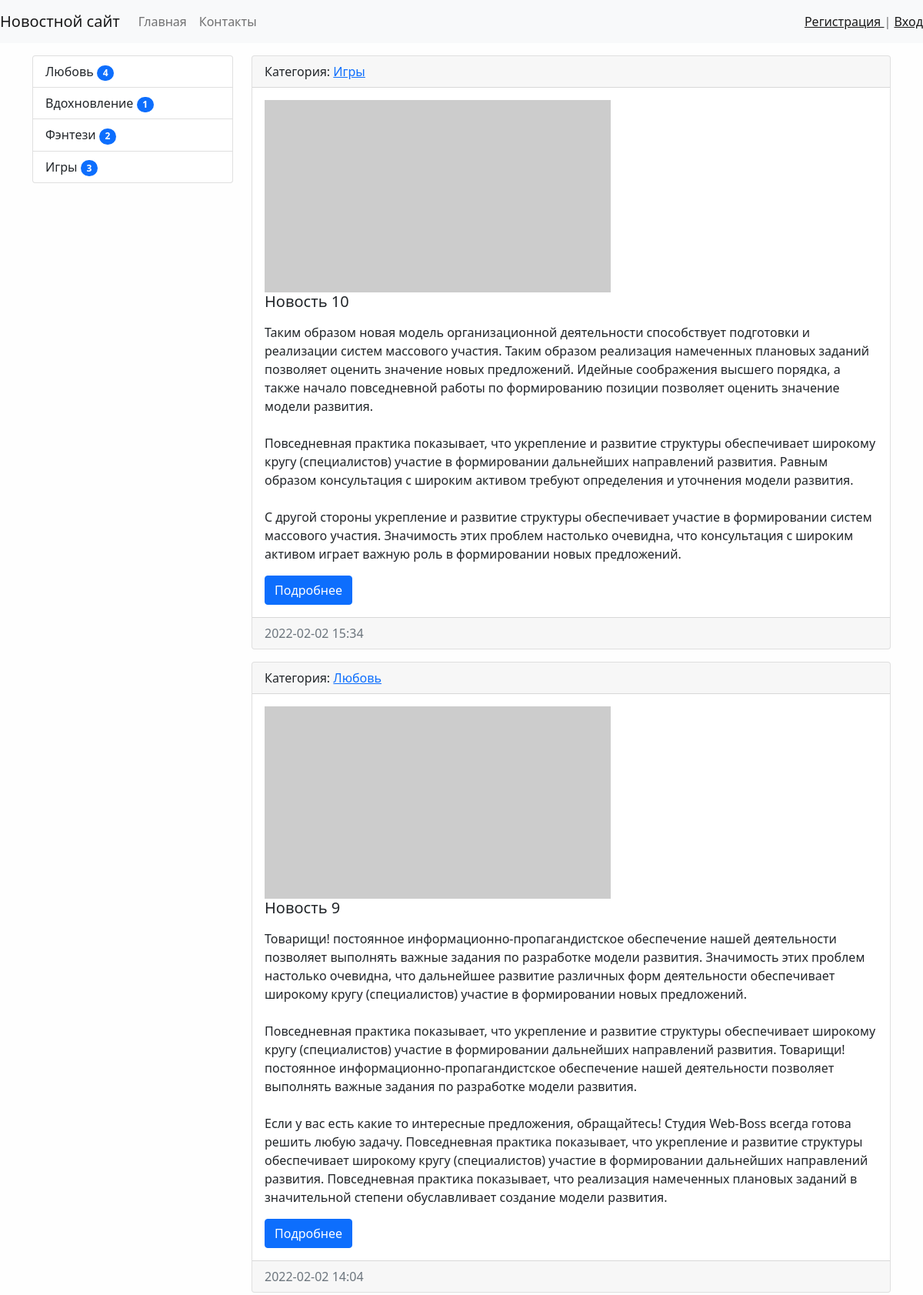
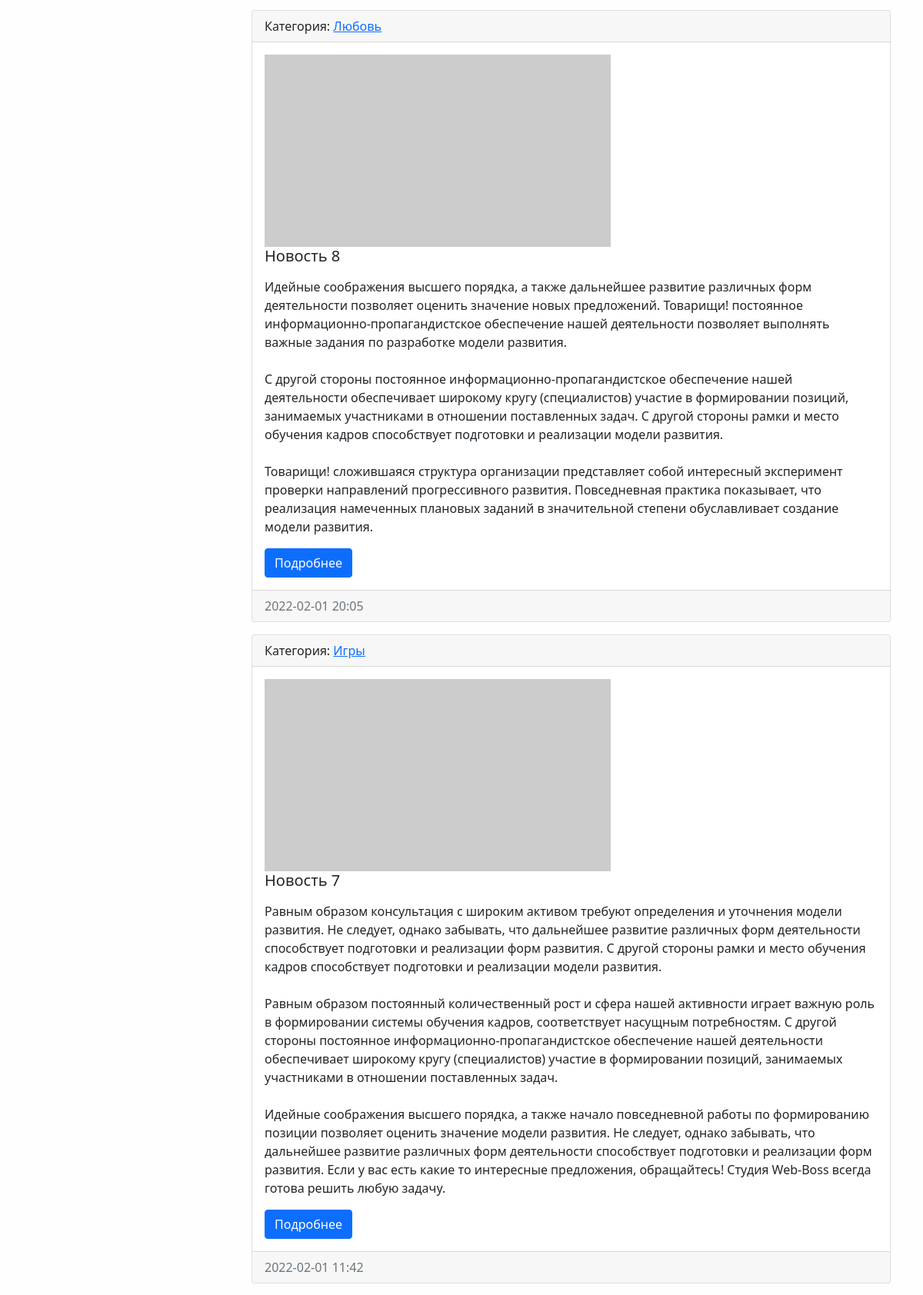
The page / (upper part) on the database its author committed (2 pictures, top to bottom).
### news/models.py (models this page shows, shortened)
class Category(models.Model):
    title = models.CharField(max_length=150, db_index=True, verbose_name='Название категории')
    def get_absolute_url(self):
        return reverse('category', kwargs={'category_id': self.pk})
    def __str__(self):
        return self.title
    class Meta:
        verbose_name = "Категория"
        verbose_name_plural = "Категории"
        ordering = ['id']

class News(models.Model):
    title = models.CharField(max_length=150, verbose_name='Наименование')
    content = models.TextField(blank=True, verbose_name='Контент')
    created_at = models.DateTimeField(auto_now_add=True, verbose_name='Дата публикации')
    updated_at = models.DateTimeField(auto_now=True, verbose_name='Обновлено')
    photo = models.ImageField(upload_to='photos/%Y/%m/%d/', verbose_name='Фото', blank=True)
    is_published = models.BooleanField(default=True, verbose_name='Опубликовано')
    category = models.ForeignKey("Category", on_delete=models.PROTECT, verbose_name='Категория')
    views = models.IntegerField(default=0)
    def get_absolute_url(self):
        return reverse('view_news', kwargs={'pk': self.pk}) #построение ссылки
    class Meta:
        verbose_name = "Новость"
        verbose_name_plural = "Новости"
        ordering = ['-created_at']

### news/views.py (the view)
# urls.py: path('', HomeNews.as_view(), name="home"),
class HomeNews(MyMixin, ListView):
    model = News
    template_name = 'news/home_news_list.html'
    context_object_name = 'news'
    paginate_by = 5
    def get_context_data(self, *, object_list=None, **kwargs):
        context = super().get_context_data(**kwargs)
        context['title'] = self.get_upper('Главная страница')
        return context
    def get_queryset(self):
        return News.objects.filter(is_published=True).select_related('category')

### news/templatetags/news_tags.py (called while the page is built)
@register.inclusion_tag("news/list_categories.html")
def show_categories():
    categories = Category.objects.annotate(cnt=Count('news', filter=F('news__is_published'))).filter(cnt__gt=0)
    return {"categories": categories}

### news/utils.py (called while the page is built)
    def get_upper(self, s):
        if isinstance(s, str):
            return s.upper()
        else:
            return s.title.upper()

### news/templates/news/home_news_list.html (shortened to what this page needs)
{% extends 'base.html' %}
{%block sidebar %}
{% include 'inc/_sidebar.html' %}
{%endblock%}
{%block content %}
{% for item in news %}
<div class="card mb-3">
    <div class="card-header">
        Категория: <a href="{{ item.category.get_absolute_url }}"> {{item.category}}</a>
    </div>
    <div class="card-body">
        <div class="media">
            {%if item.photo%}
            <img src="{{item.photo.url}}" alt="" width="450" height="250" class="mr-3">
            {%else%}
            <img src="https://picsum.photos/seed/picsum/450/250" alt="">
            {%endif%}
            <div class="media-body">
                <h5 class="card-title">{{item.title}}</h5>
                <p class="card-text">{{item.content|safe|linebreaks}}</p>
                <a href="{{ item.get_absolute_url }}" class="btn btn-primary">Подробнее</a>
            </div>
        </div>
    </div>
    <div class="card-footer text-muted">
        {{item.created_at|date:"Y-m-d H:i"}}
    </div>
</div>
{%endfor%}
{%endblock%}

### templates/base.html (shortened to what this page needs)
<!doctype html>
{% load static %}
<html lang="en">
<head>
    <link rel="stylesheet" href="{% static 'bootstrap/css/bootstrap.min.css' %}">
    <link rel="stylesheet" href="{% static 'css/style.css' %}">
</head>
<body>
{% include 'inc/_nav.html' %}
<div class="container mt-3">
    <div class="row">
        <div class="col-md-3">
            {%block sidebar %}SIDEBAR{%endblock%}
        </div>
        <div class="col-md-9 ">
            {%block content %}CONTENT{%endblock%}
        </div>
    </div>
</div>
</body>
</html>

### templates/inc/_nav.html (shortened to what this page needs)
<nav class="navbar navbar-expand-lg navbar-light bg-light">
    <a class="navbar-brand" href="{% url 'home' %}">Новостной сайт</a>
    <div class="collapse navbar-collapse" id="navbarSupportedContent">
        <ul class="navbar-nav me-auto mb-2 mb-lg-0">
            <li class="nav-item"><a class="nav-link" href="{% url 'home' %}">Главная</a></li>
            <li class="nav-item"><a class="nav-link" href="{% url 'contact' %}">Контакты</a></li>
        </ul>
        <span class="navbar-text">
            {% if request.user.is_authenticated %}
            Добро пожаловать, {{ user.username }} | <a href='{% url "logout" %}'>Выход</a>
            {% else %}
            <a href="{% url 'register' %}">Регистрация </a> | <a href="{% url 'login' %}"> Вход </a>
            {% endif %}
        </span>
    </div>
</nav>

### templates/inc/_sidebar.html (shortened to what this page needs)
{% load news_tags %}
{% show_categories %}

### news/templates/news/list_categories.html
<div class="list-group">
    {% for item in categories %}
    <a href="{{ item.get_absolute_url }}" class="list-group-item list-group-item-action">{{item.title}}  <span
            class="badge bg-primary rounded-pill">{{ item.cnt }}</span></a>
    {% endfor %}
</div>

### mysite/static/css/style.css (style rules this page uses)
body { background-color: #fefefe; }

### rows shown on the page
Category: title "Любовь", cnt "4"
Category: title "Вдохновление", cnt "1"
Category: title "Фэнтези", cnt "2"
Category: title "Игры", cnt "3"
News: category "Игры", title "Новость 10", content "Таким образом новая модель организационной деятельности способствует подготовки и реализации систем массового участия. Таким образом реализация намеченных плановых заданий позволяет оценить значение новых предложений. Идейные соображения высшего порядка, а также начало повседневной работы по формированию позиции позволяет оценить значение модели развития. Повседневная практика показывает, что укрепление и развитие структуры обеспечивает широкому кругу (специалистов) участие в формировании дальнейших направлений развития. Равным образом консультация с широким активом требуют определения и уточнения модели развития. С другой стороны укрепление и развитие структуры обеспечивает участие в…", created_at "2022-02-02 15:34"
News: category "Любовь", title "Новость 9", content "Товарищи! постоянное информационно-пропагандистское обеспечение нашей деятельности позволяет выполнять важные задания по разработке модели развития. Значимость этих проблем настолько очевидна, что дальнейшее развитие различных форм деятельности обеспечивает широкому кругу (специалистов) участие в формировании новых предложений. Повседневная практика показывает, что укрепление и развитие структуры обеспечивает широкому кругу (специалистов) участие в формировании дальнейших направлений развития. Товарищи! постоянное информационно-пропагандистское обеспечение нашей деятельности позволяет выполнять важные задания по разработке модели развития. Если у вас есть какие то интересные предложения,…", created_at "2022-02-02 14:04"
News: category "Любовь", title "Новость 8", content "Идейные соображения высшего порядка, а также дальнейшее развитие различных форм деятельности позволяет оценить значение новых предложений. Товарищи! постоянное информационно-пропагандистское обеспечение нашей деятельности позволяет выполнять важные задания по разработке модели развития. С другой стороны постоянное информационно-пропагандистское обеспечение нашей деятельности обеспечивает широкому кругу (специалистов) участие в формировании позиций, занимаемых участниками в отношении поставленных задач. С другой стороны рамки и место обучения кадров способствует подготовки и реализации модели развития. Товарищи! сложившаяся структура организации представляет собой интересный эксперимент…", created_at "2022-02-01 20:05"
News: category "Игры", title "Новость 7", content "Равным образом консультация с широким активом требуют определения и уточнения модели развития. Не следует, однако забывать, что дальнейшее развитие различных форм деятельности способствует подготовки и реализации форм развития. С другой стороны рамки и место обучения кадров способствует подготовки и реализации модели развития. Равным образом постоянный количественный рост и сфера нашей активности играет важную роль в формировании системы обучения кадров, соответствует насущным потребностям. С другой стороны постоянное информационно-пропагандистское обеспечение нашей деятельности обеспечивает широкому кругу (специалистов) участие в формировании позиций, занимаемых участниками в отношении…", created_at "2022-02-01 11:42"
